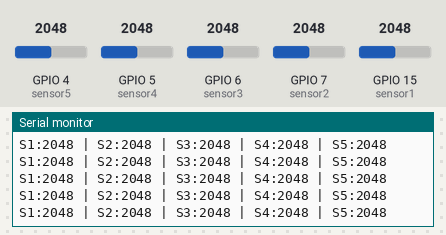
Bench run of a sketch on a simulated ESP32-S3. On the bench: the last lines printed to the serial monitor. The test bench sets the inputs (shaded band); at power-on: GPIO 4 (sensor5) = 2048, GPIO 5 (sensor4) = 2048, GPIO 6 (sensor3) = 2048, GPIO 7 (sensor2) = 2048, GPIO 15 (sensor1) = 2048. WiFi joins after 1.5 s; servers stay silent unless stated.

Above: at 2.7 s.
2.8 s: GPIO 4 (sensor5) set to 2866
At 2.83 s:
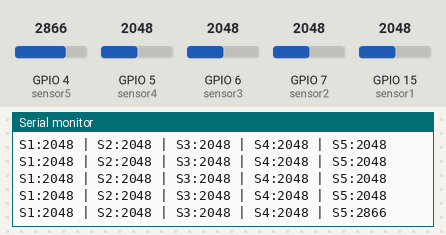
4.3 s: GPIO 5 (sensor4) set to 2866
At 4.34 s:
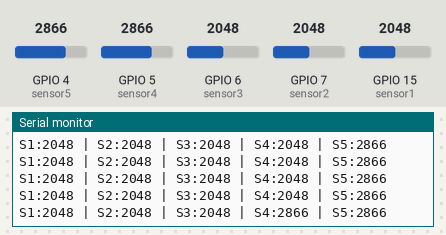
5.8 s: GPIO 6 (sensor3) set to 2866
At 5.86 s:
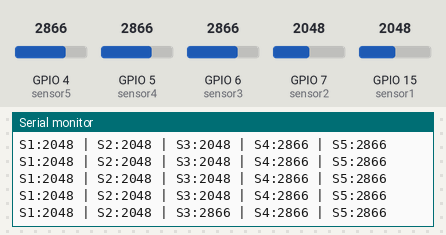
7.3 s: GPIO 7 (sensor2) set to 2866
At 7.37 s:
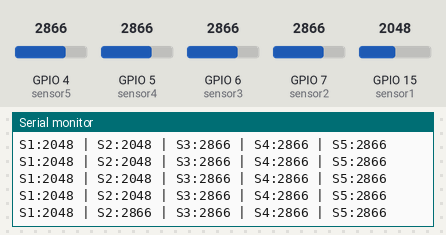
8.8 s: GPIO 15 (sensor1) set to 2866
At 8.89 s:
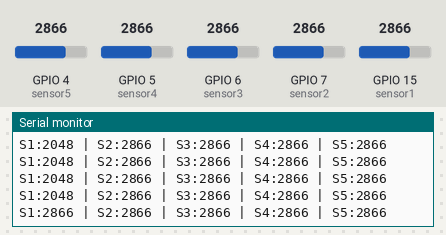
10.3 s: GPIO 4 (sensor5) set to 3972
At 10.3 s:
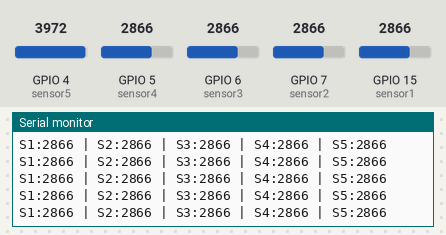

The sketch:

test.ino
```cpp
// LFR Sensor Test with Web Interface for ESP32-S3
// 5 Channel TCRT5000 Analog Sensors

#include <WiFi.h>
#include <WebServer.h>

// WiFi credentials
const char* ssid = "Virus 2.4G";        // Replace with your WiFi SSID
const char* password = "MT42@DATA"; // Replace with your WiFi password

// Sensor pins
const int sensor1 = 15;  // OUT1 - GPIO15
const int sensor2 = 7;   // OUT2 - GPIO7
const int sensor3 = 6;   // OUT3 - GPIO6
const int sensor4 = 5;   // OUT4 - GPIO5
const int sensor5 = 4;   // OUT5 - GPIO4

// Web server on port 80
WebServer server(80);

// Sensor values
int sensorValues[5];

void setup() {
  Serial.begin(115200);

  // Configure sensor pins as input
  pinMode(sensor1, INPUT);
  pinMode(sensor2, INPUT);
  pinMode(sensor3, INPUT);
  pinMode(sensor4, INPUT);
  pinMode(sensor5, INPUT);

  // Connect to WiFi
  Serial.println();
  Serial.print("Connecting to ");
  Serial.println(ssid);

  WiFi.begin(ssid, password);

  while (WiFi.status() != WL_CONNECTED) {
    delay(500);
    Serial.print(".");
  }

  Serial.println();
  Serial.println("WiFi connected!");
  Serial.print("IP address: ");
  Serial.println(WiFi.localIP());

  // Setup web server routes
  server.on("/", handleRoot);
  server.on("/data", handleData);

  server.begin();
  Serial.println("Web server started");
  Serial.println("Open browser and go to: http://" + WiFi.localIP().toString());
}

void loop() {
  server.handleClient();

  // Read sensor values
  sensorValues[0] = analogRead(sensor1);
  sensorValues[1] = analogRead(sensor2);
  sensorValues[2] = analogRead(sensor3);
  sensorValues[3] = analogRead(sensor4);
  sensorValues[4] = analogRead(sensor5);

  // Print to Serial Monitor
  Serial.print("S1:");
  Serial.print(sensorValues[0]);
  Serial.print(" | S2:");
  Serial.print(sensorValues[1]);
  Serial.print(" | S3:");
  Serial.print(sensorValues[2]);
  Serial.print(" | S4:");
  Serial.print(sensorValues[3]);
  Serial.print(" | S5:");
  Serial.println(sensorValues[4]);

  delay(100);
}

void handleRoot() {
  String html = R"rawliteral(
<!DOCTYPE html>
<html>
<head>
  <title>LFR Sensor Monitor</title>
  <meta name="viewport" content="width=device-width, initial-scale=1">
  <style>
    body {
      font-family: Arial, sans-serif;
      background-color: #1e1e1e;
      color: #00ff00;
      margin: 0;
      padding: 20px;
    }
    .container {
      max-width: 800px;
      margin: 0 auto;
      background-color: #2d2d2d;
      padding: 20px;
      border-radius: 10px;
      box-shadow: 0 0 20px rgba(0,255,0,0.3);
    }
    h1 {
      text-align: center;
      color: #00ff00;
      text-shadow: 0 0 10px #00ff00;
    }
    .sensor {
      margin: 15px 0;
      padding: 15px;
      background-color: #1a1a1a;
      border-left: 4px solid #00ff00;
      border-radius: 5px;
    }
    .sensor-name {
      font-weight: bold;
      color: #00ccff;
      display: inline-block;
      width: 100px;
    }
    .sensor-value {
      font-size: 24px;
      font-weight: bold;
      color: #00ff00;
      display: inline-block;
      margin-left: 20px;
    }
    .bar-container {
      width: 100%;
      height: 25px;
      background-color: #0a0a0a;
      border-radius: 5px;
      margin-top: 8px;
      overflow: hidden;
    }
    .bar {
      height: 100%;
      background: linear-gradient(90deg, #00ff00, #00cc00);
      transition: width 0.1s;
      border-radius: 5px;
    }
    .output {
      background-color: #0a0a0a;
      color: #00ff00;
      font-family: 'Courier New', monospace;
      padding: 15px;
      border-radius: 5px;
      margin-top: 20px;
      height: 200px;
      overflow-y: auto;
      border: 1px solid #00ff00;
    }
    .timestamp {
      color: #888;
      font-size: 12px;
    }
  </style>
</head>
<body>
  <div class="container">
    <h1>⚡ LFR Sensor Monitor ⚡</h1>

    <div class="sensor">
      <span class="sensor-name">Sensor 1:</span>
      <span class="sensor-value" id="s1">0</span>
      <div class="bar-container"><div class="bar" id="bar1"></div></div>
    </div>

    <div class="sensor">
      <span class="sensor-name">Sensor 2:</span>
      <span class="sensor-value" id="s2">0</span>
      <div class="bar-container"><div class="bar" id="bar2"></div></div>
    </div>

    <div class="sensor">
      <span class="sensor-name">Sensor 3:</span>
      <span class="sensor-value" id="s3">0</span>
      <div class="bar-container"><div class="bar" id="bar3"></div></div>
    </div>

    <div class="sensor">
      <span class="sensor-name">Sensor 4:</span>
      <span class="sensor-value" id="s4">0</span>
      <div class="bar-container"><div class="bar" id="bar4"></div></div>
    </div>

    <div class="sensor">
      <span class="sensor-name">Sensor 5:</span>
      <span class="sensor-value" id="s5">0</span>
      <div class="bar-container"><div class="bar" id="bar5"></div></div>
    </div>

    <div class="output" id="output">
      <div class="timestamp">Serial Monitor Output...</div>
    </div>
  </div>

  <script>
    const maxValue = 4095; // ESP32 ADC max value (12-bit)

    function updateSensors() {
      fetch('/data')
        .then(response => response.json())
        .then(data => {
          for (let i = 1; i <= 5; i++) {
            document.getElementById('s' + i).textContent = data['s' + i];
            const percentage = (data['s' + i] / maxValue) * 100;
            document.getElementById('bar' + i).style.width = percentage + '%';
          }

          // Add to serial monitor output
          const output = document.getElementById('output');
          const timestamp = new Date().toLocaleTimeString();
          const line = `<div><span class="timestamp">[${timestamp}]</span> S1:${data.s1} | S2:${data.s2} | S3:${data.s3} | S4:${data.s4} | S5:${data.s5}</div>`;
          output.innerHTML = line + output.innerHTML;

          // Keep only last 20 lines
          const lines = output.getElementsByTagName('div');
          if (lines.length > 20) {
            output.removeChild(lines[lines.length - 1]);
          }
        });
    }

    // Update every 100ms
    setInterval(updateSensors, 100);
    updateSensors();
  </script>
</body>
</html>
)rawliteral";

  server.send(200, "text/html", html);
}

void handleData() {
  String json = "{";
  json += "\"s1\":" + String(sensorValues[0]) + ",";
  json += "\"s2\":" + String(sensorValues[1]) + ",";
  json += "\"s3\":" + String(sensorValues[2]) + ",";
  json += "\"s4\":" + String(sensorValues[3]) + ",";
  json += "\"s5\":" + String(sensorValues[4]);
  json += "}";

  server.send(200, "application/json", json);
}
```

Measured:
- after the input at 2.8 s, the serial monitor: prints a new line at once (image 1)
- after the input at 4.3 s, the serial monitor: prints a new line at once (image 2)
- after the input at 5.8 s, the serial monitor: prints a new line after 0.05 s (image 3)
- after the input at 7.3 s, the serial monitor: prints a new line after 0.07 s (image 4)
- after the input at 8.8 s, the serial monitor: prints a new line after 0.08 s (image 5)
